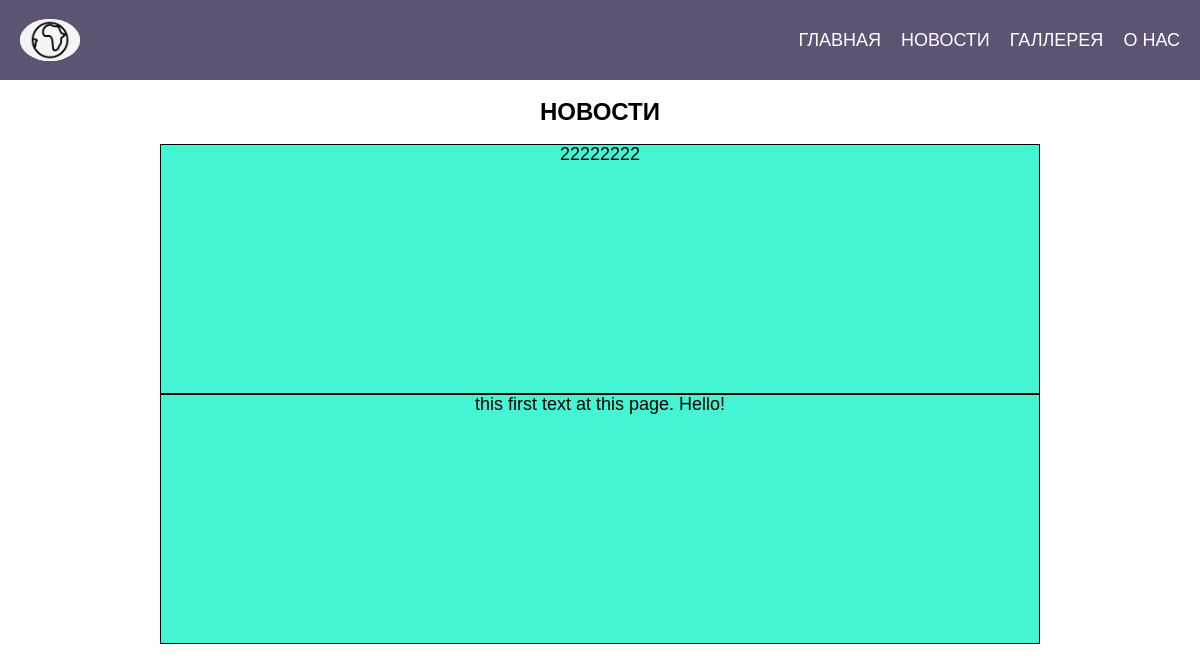
The page /news/ on the database as committed earlier.
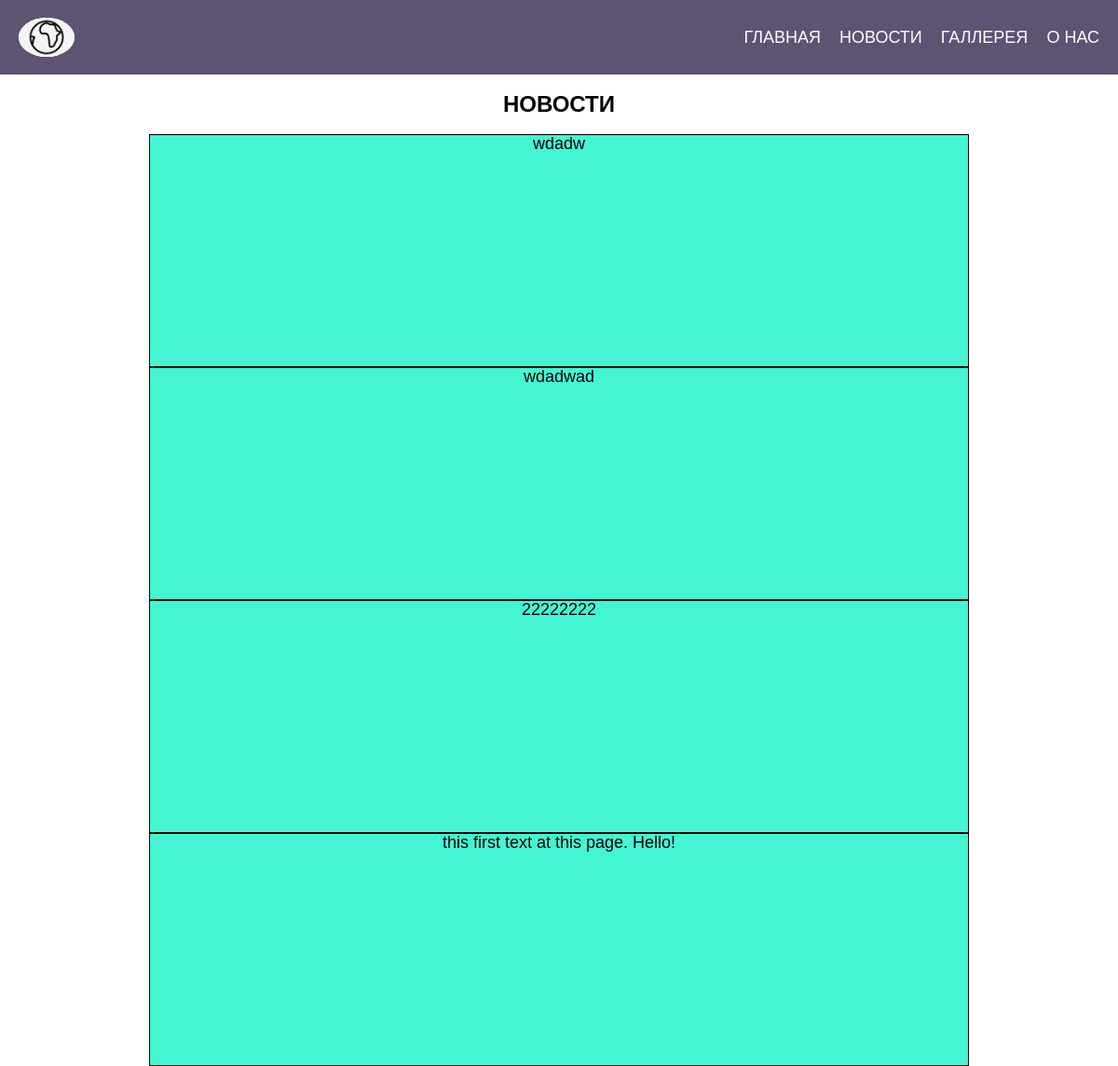
The same page on the database as committed later.
### main/models.py (models this page shows, shortened)
class New(models.Model):
	NewsPost = models.CharField(max_length =200)
	text = models.TextField()
	published_date = models.DateTimeField(blank=True, null=True)
	class Meta:
		ordering = ['-published_date']

### main/views.py (the view)
# urls.py: path('news/', views.News, name='news/'),
def News(request):
	posts = New.objects.all()
	return render(request, 'main/news.html',{'posts': posts})

### main/templates/main/news.html (shortened to what this page needs)
{% load static %}
<!DOCTYPE html>
<html lang="ru">
	<head>
		<link rel="stylesheet" href="{% static 'css/style.css'%}">
	</head>
	<body>
		<div class="wrapper">
		<header class="header">
			<div class="container">
				<div class="header__body">
					<a href="{% url 'glavnaya'%}" class="header__logo">
						<img src="{% static 'img/img.png'%}" alt="">
					</a>
					<nav class="header__menu">
						<ul class="header__list">
							<li><a href="{% url 'glavnaya'%}" class="header__link">Главная</a></li>
							<li><a href="{% url 'news/'%}" class="header__link">Новости</a></li>
							<li><a href="{% url 'galery/'%}" class="header__link">Галлерея</a></li>
							<li><a href="{% url 'about/'%}" class="header__link">О нас</a></li>
						</ul>
					</nav>
				</div>
			</div>
		</header>
		<div class="content">
			<div class="container">
				<div class="content__title">
					<h1 class="title__text">
						НОВОСТИ
					</h1>
				</div>
				<div class="content__body">
					<div class="news">
						<div class="news__row">
							{% block content %}
							{% for post in posts %}
							<div class="news_p">
								{{post.text}}
							</div>
							{% endfor %}
     						{% endblock content %}
						</div>
					</div>
				</div>
			</div>
		</div>
	</body>
</html>

Rows that differ between the two databases and show on the page:
added New: text "wdadw"
added New: text "wdadwad"
